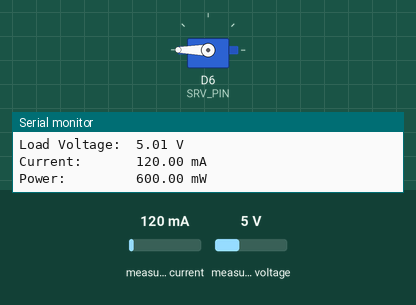
Simulated run of this sketch. Board: Arduino Zero (SAMD21). Shown: servo, the last lines printed to the serial monitor. The test bench sets the inputs (shaded band); at power-on: measured current 120 mA, measured voltage 5 V.

Above: at 2.05 s.
At 6.0 s:
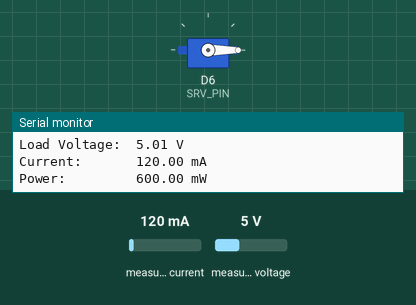
Timing chart, 0 to 7.2 s (numbered marks = the images above):
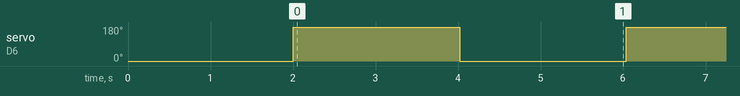

Measured:
- by itself, servo on D6 (SRV_PIN): alternates 180° for 2.0 s and 0° for 2.0 s

The sketch:

servo_current_measurement_test.ino
```cpp
#include <Wire.h>
#include <Servo.h>
#include <Adafruit_INA219.h>

static const int SRV_PIN = 6;       // Servo signal

Adafruit_INA219 ina219;
static Servo servo;


void setup(void)
{
  SerialUSB.begin(115200);
  while (!SerialUSB) {
      // will pause Zero, Leonardo, etc until SerialUSB console opens
      delay(1);
  }

  SerialUSB.println("Hello!");

  // Initialize the INA219.
  // By default the initialization will use the largest range (32V, 2A).  However
  // you can call a setCalibration function to change this range (see comments).
  if (! ina219.begin()) {
    SerialUSB.println("Failed to find INA219 chip");
    while (1) { delay(10); }
  }
  // To use a slightly lower 32V, 1A range (higher precision on amps):
  //ina219.setCalibration_32V_1A();
  // Or to use a lower 16V, 400mA range (higher precision on volts and amps):
  //ina219.setCalibration_16V_400mA();

  SerialUSB.println("Measuring voltage and current with INA219 ...");

  // Configure servo and set to start position
  servo.attach(SRV_PIN);
  servo.write(0);
  delay(2000);
}

void loop(void)
{
  float shuntvoltage = 0;
  float busvoltage = 0;
  float current_mA = 0;
  float loadvoltage = 0;
  float power_mW = 0;

  static int servo_target_pos = 0;
  if (servo_target_pos == 0) {
    servo_target_pos = 180;
  } else {
    servo_target_pos = 0;
  }
  servo.write(servo_target_pos);
  delay(10);

  shuntvoltage = ina219.getShuntVoltage_mV();
  busvoltage = ina219.getBusVoltage_V();
  current_mA = ina219.getCurrent_mA();
  power_mW = ina219.getPower_mW();
  loadvoltage = busvoltage + (shuntvoltage / 1000);

  SerialUSB.print("Bus Voltage:   "); SerialUSB.print(busvoltage); SerialUSB.println(" V");
  SerialUSB.print("Shunt Voltage: "); SerialUSB.print(shuntvoltage); SerialUSB.println(" mV");
  SerialUSB.print("Load Voltage:  "); SerialUSB.print(loadvoltage); SerialUSB.println(" V");
  SerialUSB.print("Current:       "); SerialUSB.print(current_mA); SerialUSB.println(" mA");
  SerialUSB.print("Power:         "); SerialUSB.print(power_mW); SerialUSB.println(" mW");
  SerialUSB.println("");

  delay(2000);
}
```
